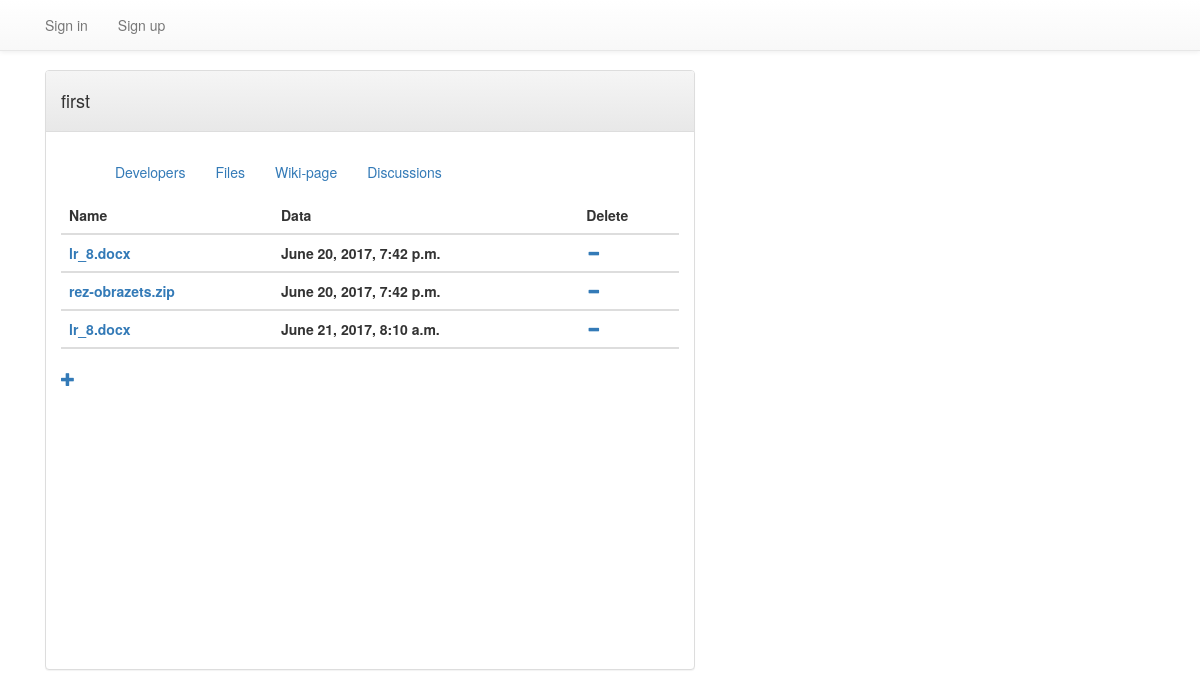
/files/project/16/, run on the app's committed database.
### main/models.py (models this page shows, shortened)
class Project(models.Model):
    title = models.CharField(verbose_name=u'Заголовок', max_length=255)
    wiki = models.ForeignKey(Wiki, related_name='wiki')
    publish = models.DateTimeField(default=timezone.now)
    created = models.DateTimeField(auto_now_add=True)
    updated = models.DateTimeField(auto_now=True)
    def get_absolute_url(self):
        return "/project/%i/" % self.id

class Files(models.Model):
    name = models.CharField(max_length=50)
    urls  = models.CharField(max_length=500)
    publish = models.DateTimeField(default=timezone.now)
    files = models.ForeignKey(Project, related_name='file')

### files/view.py (the view)
# urls.py: url(r'^files/project/(?P<info_id>\d+)/$', view.FileDetails, name='files'),
def FileDetails(request, info_id):
    try:
        info = Project.objects.get(pk=info_id)
    except info.DoesNotExist:
        raise Http404
    return render(request, 'files.html', {'news_list': News.objects.all(),'file': Files.objects.all(), 'grup': request.user.groups.filter(),'develop': Developer.objects.all(),'username': auth.get_user(request).username,'object': info})

### files/templates/files.html (shortened to what this page needs)
{% extends 'index.html' %}
{% load staticfiles %}
{% load cloudinary %}
{% block developer %}
   <link href="{% static 'css/page.css' %}" rel="stylesheet">
  <link rel="stylesheet" href="https://maxcdn.bootstrapcdn.com/bootstrap/3.3.7/css/bootstrap.min.css">
<div class="container" id="project" style="width: 700px; height: 400px; float: left">
	<div class="row">
        <div class="col-md-7 " style="width: 650px; height: 600px;">
<div class="panel panel-default" style="width: 650px; height: 600px;">
  <div class="panel-heading">  <h4 >{{ object.title }}</h4></div>
   <div class="panel-body">
    <div class="box box-info">
        <div class="container" style="width: 600px;">
        <div id="navbar" class="navbar-collapse collapse">
            <ul class="nav navbar-nav">
             <li><a href="/developers_project/{{ object.get_absolute_url  }}">Developers</a></li>
                <li><a href="/files{{ object.get_absolute_url  }}">Files</a></li>
                <li><a href="/wiki{{ object.get_absolute_url  }}">Wiki-page</a></li>
                <li><a href="/discus{{ object.get_absolute_url  }}">Discussions</a></li>
            </ul>
        </div>
</div><table id="table" class="table">
    <thead>
        <tr>
            <th>Name</th>
            <th>Data</th>
            <th>Delete</th>
        </tr>
        {% for f in file %}
            {% ifequal f.files object %}
        <tr>
            <th><a href="{{f.urls}}">{{ f.name }}</a></th>
            <th>{{ f.publish }}</th>
            <th><a href="{% url 'file_del' pk=f.pk %}" class="top-menu"><span class="glyphicon glyphicon-minus"></span></a></th>
        </tr>
            {% endifequal %}
    {% endfor %}
    </thead>
</table>
    <div><a href="{% url 'file_new'  pk=object.pk %}" class="top-menu"><span class="glyphicon glyphicon-plus"></span></a></div>
          </div>
        </div>
    </div>
    </div>
</div>
</div>
{% endblock %}

### main/static/css/navbar-fixed-top.css (style rules this page uses)
body { min-height: 2000px; padding-top: 70px; }

### files/static/css/page.css (style rules this page uses)
#project { width:400px; height:200px; float:left; }

### data on the page
Project: title "first"
Files: name "lr_8.docx", publish "June 20, 2017, 7:42 p.m."
Files: name "rez-obrazets.zip", publish "June 20, 2017, 7:42 p.m."
Files: name "lr_8.docx", publish "June 21, 2017, 8:10 a.m."
